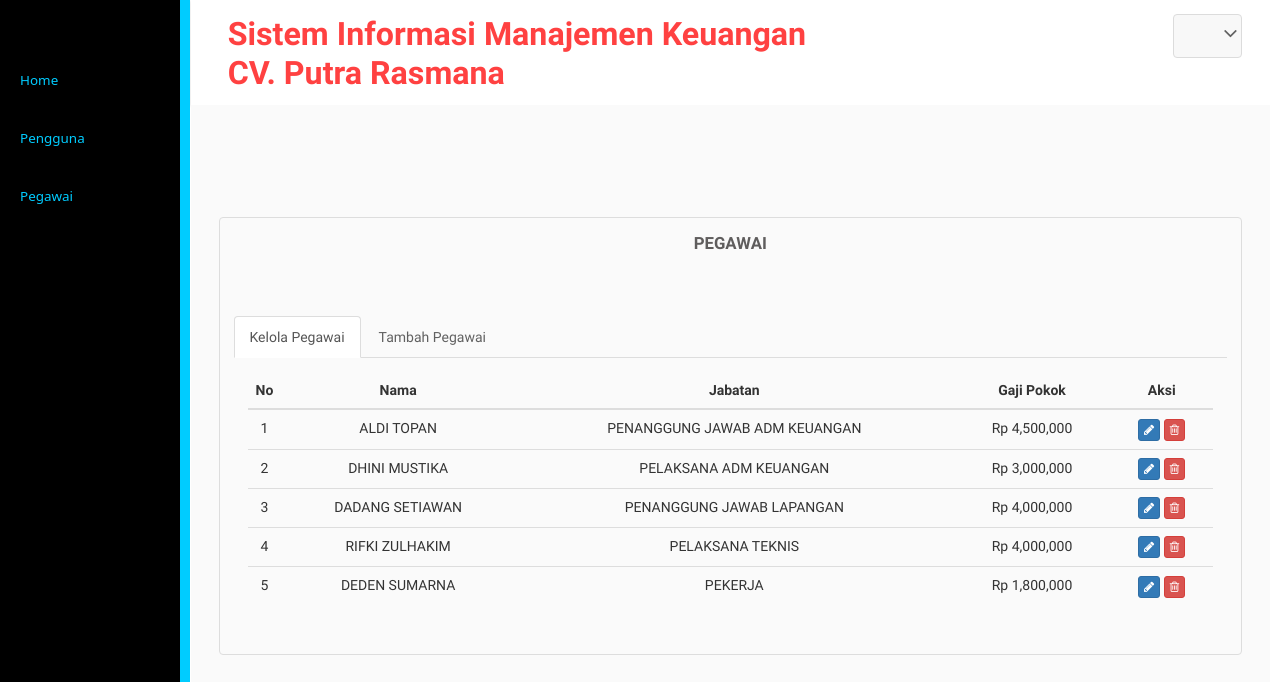
Screenshot of /admincv/pegawai.php (signed in) with the database file from the repository.
### tables this page shows
CREATE TABLE `gaji` (
  `id_pegawai` varchar(25) NOT NULL,
  `gaji` int(11) NOT NULL
);

CREATE TABLE `pegawai` (
  `id_pegawai` varchar(25) NOT NULL,
  `nama` varchar(56) NOT NULL,
  `jabatan` varchar(30) NOT NULL
);

### admincv/pegawai.php (the view, shortened to what this page needs)
<?php
include("libfunc.php");
include("../libfunc.php");
$link=koneksidb();
if(($_SESSION['logske']==true) && ($_SESSION['userske']!="")){
  ?>
  <div class="inner-block">
    <div class="table-agile-info">
      <div class="panel panel-default">
        <div class="chit-chat-heading">
          Pegawai
        </div>
        <br>
        <div class="horizontal-tab">
          <ul class="nav nav-tabs">
            <li class="active"><a href="#tab1" data-toggle="tab" aria-expanded="true">Kelola Pegawai</a></li>
            <li class=""><a href="#tab2" data-toggle="tab" aria-expanded="false">Tambah Pegawai</a></li>
          </ul>
          <div class="tab-content">
            <div class="tab-pane active" id="tab1">
              <div class="row">
                <div class="col-md-12">
                  <div class="table-responsive">
                    <table class="table table-hover">
                      <thead>
                        <tr>
                          <th style="width:20px;"><center>No</center></th>
                          <th><center>Nama</center></th>
                          <th><center>Jabatan</center></th>
                          <th><center>Gaji Pokok</center></th>
                          <th><center>Aksi</center></th>
                        </tr>
                      </thead>
                      <tbody>
                        <?php
                        $sql1="SELECT * FROM pegawai p INNER JOIN gaji g ON p.id_pegawai=g.id_pegawai";
                        $res1=mysqli_query($link,$sql1);
                        $i=1;
                        while($data1=mysqli_fetch_array($res1)){
                          ?>
                          <tr>
                            <td><center><?php echo $i;?></center></td>
                            <td><center><?php echo strtoupper($data1['nama']);?></center></td>
                            <td><center><?php echo strtoupper($data1['jabatan']);?></center></td>
                            <td><center>
                              <?php echo "Rp ".strtoupper(number_format($data1['gaji']));?>
                            </center></td>
                            <td><center>
                              <a class="logout" data-toggle="modal" href="#myModala<?php echo $i;?>"><button class="btn btn-primary btn-xs tombol-edit" data-idpeg="<?php echo $data1['id_pegawai'];  ?>"><i class="fa fa-pencil"></i></button></a>
							  <a href="hpegawai.php?&SDEdwdw=<?php echo base64_encode($data1['id_pegawai']);?>" onClick="return confirm('Apakah Anda Yakin Akan Menghapus Data?')"> <button class="btn btn-danger btn-xs"><i class="fa fa-trash-o "></i></button></a>
                            </center></td>
                          </tr>
                          <?php
                          $i++;
                        }
                        ?>
                      </table>
                    </div>
                  </div>
                </div>
              </div>
            </div>
          </div>
        </div>
      </div>
    </div>
  </div>
</div>
<?php
}else{
  header("Location: ../masuk.php");
}
?>

### rows the page displays
gaji: id_pegawai.nama "ALDI TOPAN", id_pegawai.jabatan "PENANGGUNG JAWAB ADM KEUANGAN", gaji "4,500,000"
gaji: id_pegawai.nama "DHINI MUSTIKA", id_pegawai.jabatan "PELAKSANA ADM KEUANGAN", gaji "3,000,000"
gaji: id_pegawai.nama "DADANG SETIAWAN", id_pegawai.jabatan "PENANGGUNG JAWAB LAPANGAN", gaji "4,000,000"
gaji: id_pegawai.nama "RIFKI ZULHAKIM", id_pegawai.jabatan "PELAKSANA TEKNIS", gaji "4,000,000"
gaji: id_pegawai.nama "DEDEN SUMARNA", id_pegawai.jabatan "PEKERJA", gaji "1,800,000"
